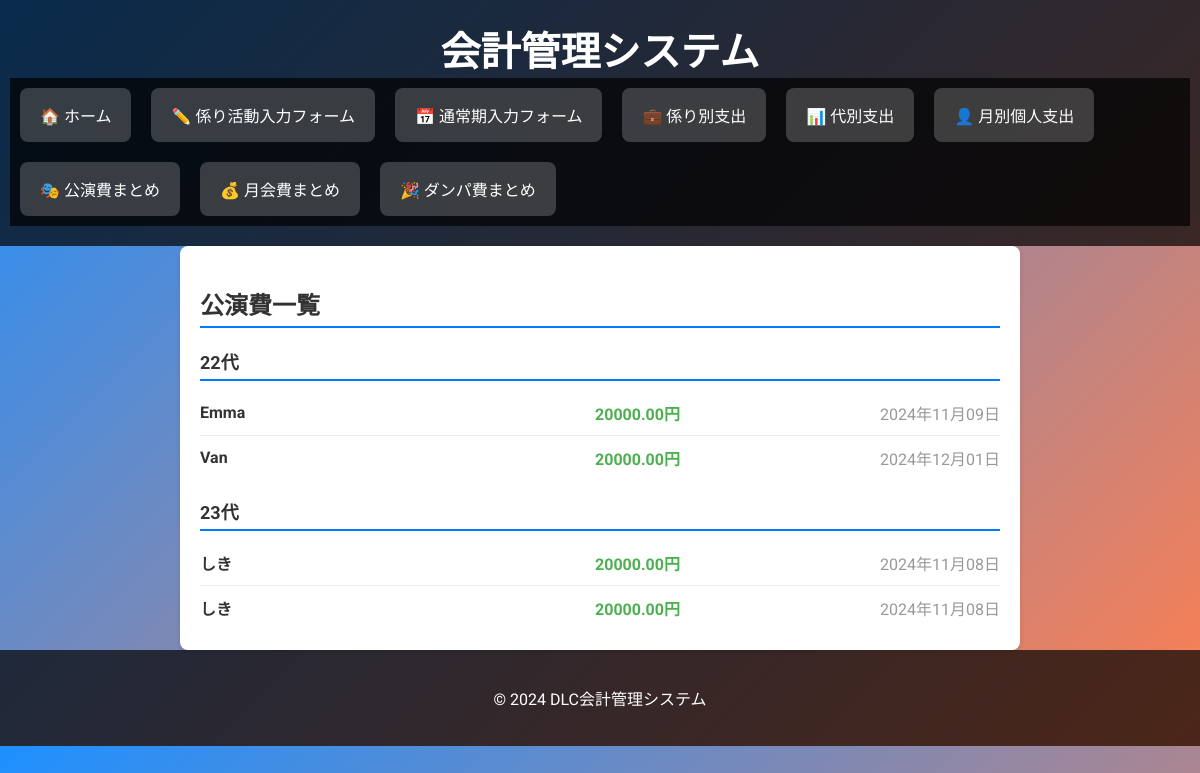
Before: /accounting/view_public_performance/ with the older database file.
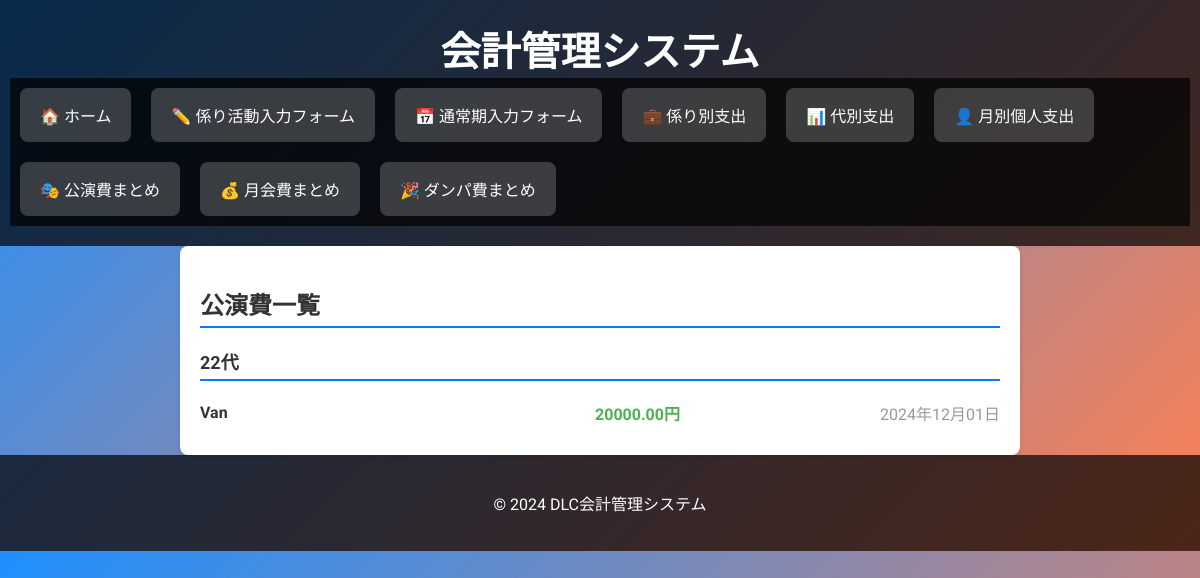
After: the same page with the newer database file.
### accounting/models.py (models this page shows, shortened)
class ExpenseCategory(models.Model):
    CATEGORY_CHOICES = (
        ('公演費', '公演費'),
        ('月会費', '月会費'),
        ('ダンパ費', 'ダンパ費'),
    )
    age = models.IntegerField()
    name = models.CharField(max_length=100)
    amount = models.DecimalField(max_digits=10, decimal_places=2)
    category_name = models.CharField(max_length=10, choices=CATEGORY_CHOICES)
    date = models.DateField()

### accounting/views.py (the view)
# urls.py: path('view_public_performance/', views.view_public_performance, name='view_public_performance'),
def view_public_performance(request):
    performance_expenses = ExpenseCategory.objects.filter(category_name='公演費').order_by('age', 'name')
    grouped_performance_expenses = groupby(performance_expenses, key=lambda x: x.age)
    grouped_performance_expenses = [(age, list(expenses)) for age, expenses in grouped_performance_expenses]
    return render(request, 'accounting/view_public_performance.html', {'grouped_performance_expenses': grouped_performance_expenses})

### accounting/templates/accounting/view_public_performance.html
{% extends "accounting/base.html" %}
{% block content %}
<div class="page-container">
    <h2 class="page-title">公演費一覧</h2>
    {% for age, expenses in grouped_performance_expenses %}
    <div class="expense-group">
        <h3 class="age-title">{{ age }}代</h3>
        <ul class="expense-list">
            {% for expense in expenses %}
            <li class="expense-item">
                <span class="expense-name">{{ expense.name }}</span>
                <span class="expense-amount">{{ expense.amount }}円</span>
                <span class="expense-date">{{ expense.date|date:"Y年m月d日" }}</span>
            </li>
            {% endfor %}
        </ul>
    </div>
    {% endfor %}
</div>
{% endblock %}

Changed rows visible on the page:
removed ExpenseCategory: age "22", name "Emma", amount "20000.00", date "2024年11月09日", ExpenseCategory (name "Van", amount "20000.00", date "2024年12月01日")
removed ExpenseCategory: age "23", name "しき", amount "20000.00", date "2024年11月08日"
removed ExpenseCategory: name "しき", amount "20000.00", date "2024年11月08日", shown under "23"
now on one of the page's lists (row unchanged): ExpenseCategory: age "22", name "Van", amount "20000.00", date "2024年12月01日"
